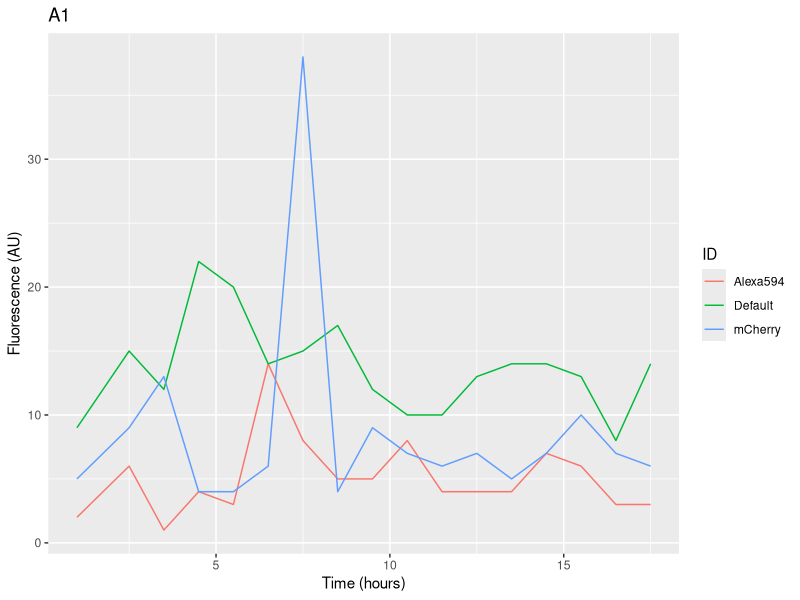
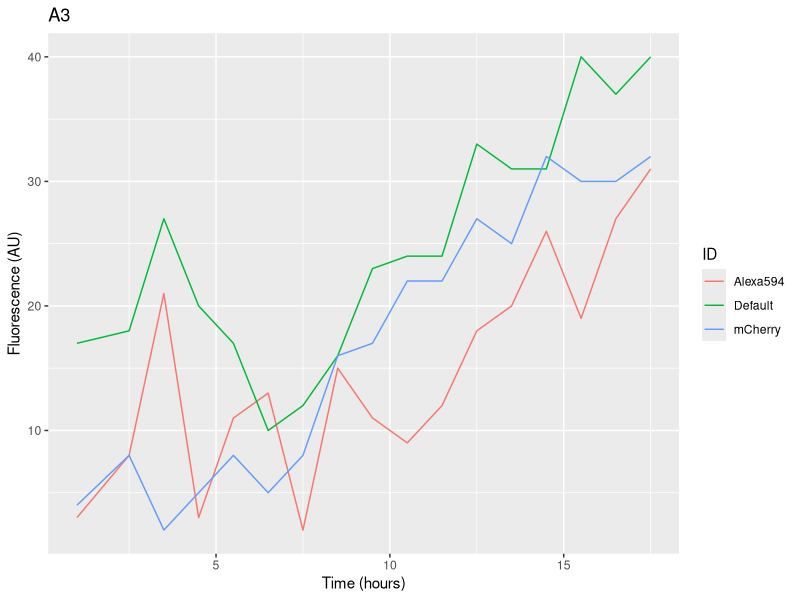
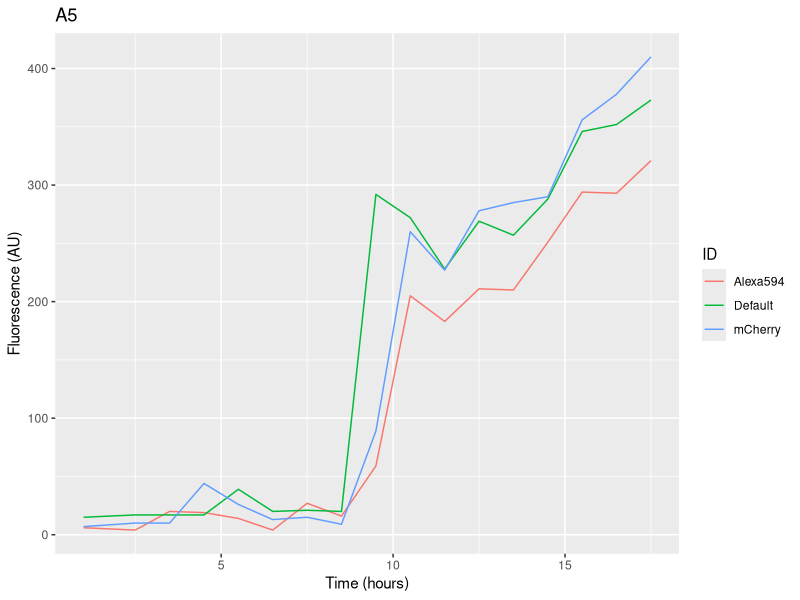
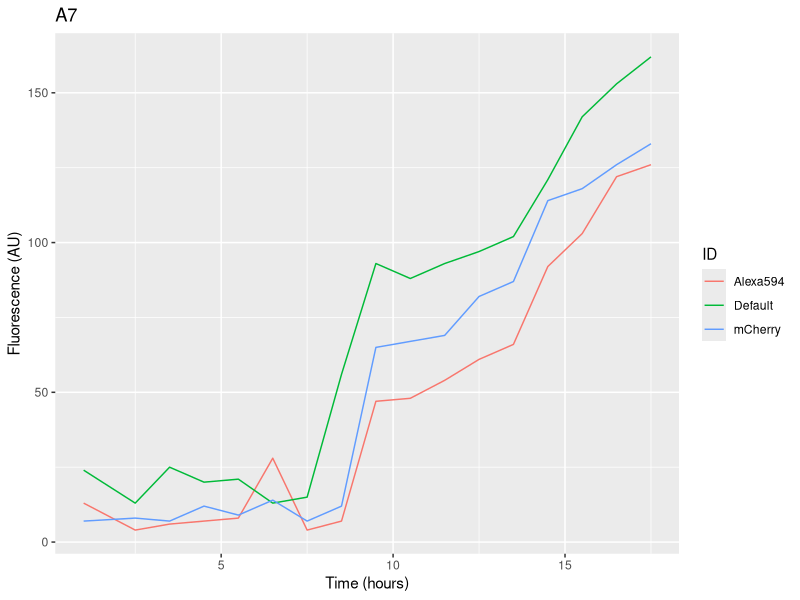
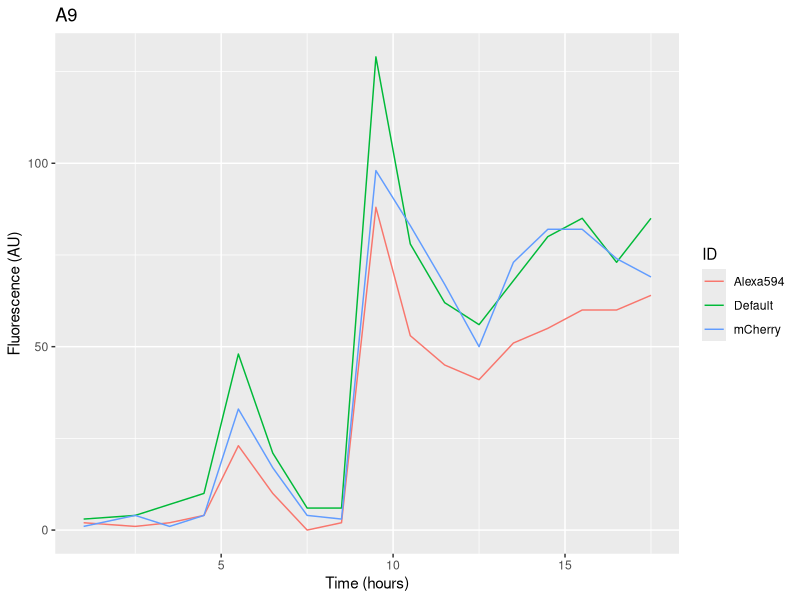
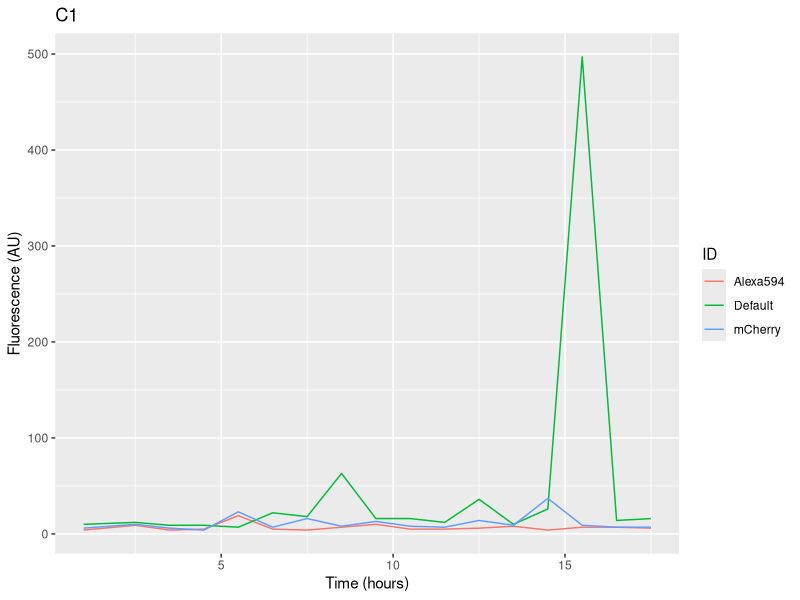
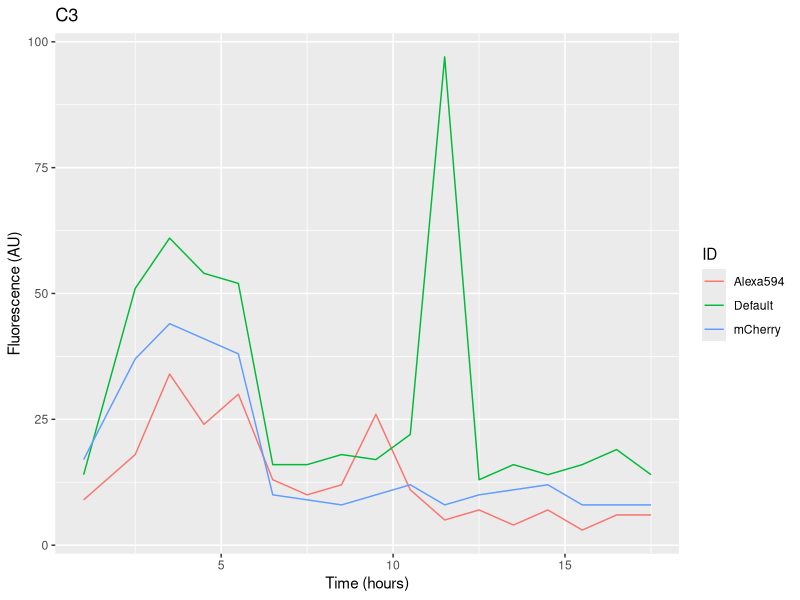
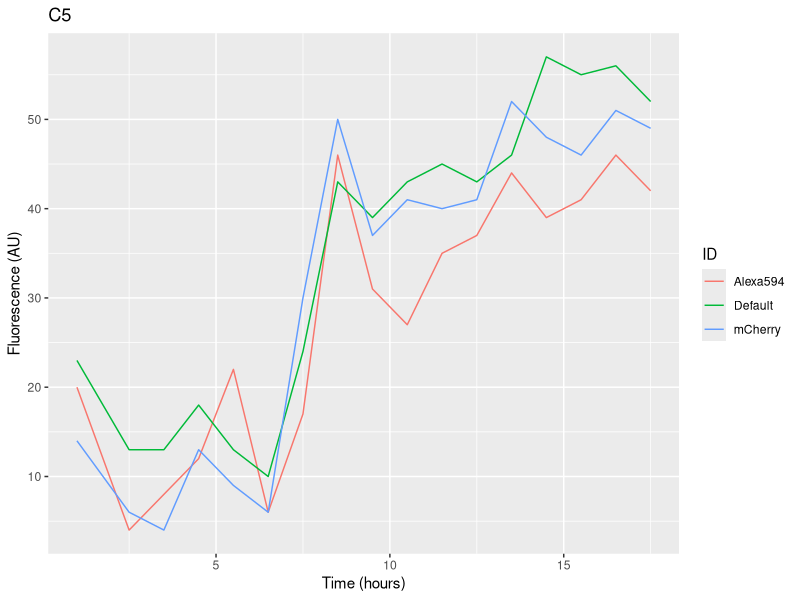

The R script that drew these images, in order:
## ---- chunk 1
knitr::opts_chunk$set(echo = TRUE)
## ---- chunk 2
library(tidyverse)
library(dplyr)
library(readxl)
df <- read_excel('EY39Data.xlsx')


## ---- chunk 3

p <- ggplot(data=df)+ 
  geom_line(aes(Hours, A1, group=ID, colour=ID),
                data = . %>% filter(ID %in% c("Default" , "mCherry", "Alexa594")))
p <- p +labs(title="A1",
        x ="Time (hours)", y = "Fluorescence (AU)")
p
#ggsave("A1.png")

## ---- chunk 4

p <- ggplot(data=df)+ 
  geom_line(aes(Hours, A3, group=ID, colour=ID),
                data = . %>% filter(ID %in% c("Default" , "mCherry", "Alexa594")))
p <- p +labs(title="A3",
        x ="Time (hours)", y = "Fluorescence (AU)")
p
#ggsave("A3.png")


## ---- chunk 5

p <- ggplot(data=df)+ 
  geom_line(aes(Hours, A5, group=ID, colour=ID),
                data = . %>% filter(ID %in% c("Default" , "mCherry", "Alexa594")))
p <- p +labs(title="A5",
        x ="Time (hours)", y = "Fluorescence (AU)")
p
#ggsave("A5.png")

## ---- chunk 6

p <- ggplot(data=df)+ 
  geom_line(aes(Hours, A7, group=ID, colour=ID),
                data = . %>% filter(ID %in% c("Default" , "mCherry", "Alexa594")))
p <- p +labs(title="A7",
        x ="Time (hours)", y = "Fluorescence (AU)")
p
#ggsave("A7.png")


## ---- chunk 7

p <- ggplot(data=df)+ 
  geom_line(aes(Hours, A9, group=ID, colour=ID),
                data = . %>% filter(ID %in% c("Default" , "mCherry", "Alexa594")))
p <- p +labs(title="A9",
        x ="Time (hours)", y = "Fluorescence (AU)")
p
#ggsave("A9.png")


## ---- chunk 8

p <- ggplot(data=df)+ 
  geom_line(aes(Hours, C1, group=ID, colour=ID),
                data = . %>% filter(ID %in% c("Default" , "mCherry", "Alexa594")))
p <- p +labs(title="C1",
        x ="Time (hours)", y = "Fluorescence (AU)")
p
#ggsave("C1.png")


## ---- chunk 9

p <- ggplot(data=df)+ 
  geom_line(aes(Hours, C3, group=ID, colour=ID),
                data = . %>% filter(ID %in% c("Default" , "mCherry", "Alexa594")))
p <- p +labs(title="C3",
        x ="Time (hours)", y = "Fluorescence (AU)")
p
#ggsave("C3.png")
## ---- chunk 10

p <- ggplot(data=df)+ 
  geom_line(aes(Hours, C5, group=ID, colour=ID),
                data = . %>% filter(ID %in% c("Default" , "mCherry", "Alexa594")))
p <- p +labs(title="C5",
        x ="Time (hours)", y = "Fluorescence (AU)")
p
#ggsave("C5.png")

## ---- chunk 11

p <- ggplot(data=df)+ 
  geom_line(aes(Hours, C7, group=ID, colour=ID),
                data = . %>% filter(ID %in% c("Default" , "mCherry", "Alexa594")))
p <- p +labs(title="C7",
        x ="Time (hours)", y = "Fluorescence (AU)")
p
#ggsave("C7.png")
## ---- chunk 12

p <- ggplot(data=df)+ 
  geom_line(aes(Hours, C9, group=ID, colour=ID),
                data = . %>% filter(ID %in% c("Default" , "mCherry", "Alexa594")))
p <- p +labs(title="C9",
        x ="Time (hours)", y = "Fluorescence (AU)")
p
#ggsave("C9.png")
## ---- chunk 13

p <- ggplot(data=df)+ 
  geom_line(aes(Hours, E1, group=ID, colour=ID),
                data = . %>% filter(ID %in% c("Default" , "mCherry", "Alexa594")))
p <- p +labs(title="E1",
        x ="Time (hours)", y = "Fluorescence (AU)")
p
#ggsave("E1.png")

## ---- chunk 14

p <- ggplot(data=df)+ 
  geom_line(aes(Hours, E3, group=ID, colour=ID),
                data = . %>% filter(ID %in% c("Default" , "mCherry", "Alexa594")))
p <- p +labs(title="E3",
        x ="Time (hours)", y = "Fluorescence (AU)")
p
#ggsave("E3.png")


## ---- chunk 15

p <- ggplot(data=df)+ 
  geom_line(aes(Hours, E5, group=ID, colour=ID),
                data = . %>% filter(ID %in% c("Default" , "mCherry", "Alexa594")))
p <- p +labs(title="E5",
        x ="Time (hours)", y = "Fluorescence (AU)")
p
#ggsave("E5.png")


## ---- chunk 16

p <- ggplot(data=df)+ 
  geom_line(aes(Hours, E7, group=ID, colour=ID),
                data = . %>% filter(ID %in% c("Default" , "mCherry", "Alexa594")))
p <- p +labs(title="E7",
        x ="Time (hours)", y = "Fluorescence (AU)")
p
#ggsave("E7.png")

## ---- chunk 17

p <- ggplot(data=df)+ 
  geom_line(aes(Hours, E9, group=ID, colour=ID),
                data = . %>% filter(ID %in% c("Default" , "mCherry", "Alexa594")))
p <- p +labs(title="E9",
        x ="Time (hours)", y = "Fluorescence (AU)")
p
#ggsave("E9.png")

## ---- chunk 18

p <- ggplot(data=df)+ 
  geom_line(aes(Hours, G1, group=ID, colour=ID),
                data = . %>% filter(ID %in% c("Default" , "mCherry", "Alexa594")))
p <- p +labs(title="G1",
        x ="Time (hours)", y = "Fluorescence (AU)")
p
#ggsave("G1.png")

## ---- chunk 19

p <- ggplot(data=df)+ 
  geom_line(aes(Hours, G3, group=ID, colour=ID),
                data = . %>% filter(ID %in% c("Default" , "mCherry", "Alexa594")))
p <- p +labs(title="G3",
        x ="Time (hours)", y = "Fluorescence (AU)")
p
#ggsave("G3.png")


## ---- chunk 20

p <- ggplot(data=df)+ 
  geom_line(aes(Hours, G5, group=ID, colour=ID),
                data = . %>% filter(ID %in% c("Default" , "mCherry", "Alexa594")))
p <- p +labs(title="G5",
        x ="Time (hours)", y = "Fluorescence (AU)")
p
#ggsave("G5.png")

## ---- chunk 21

p <- ggplot(data=df)+ 
  geom_line(aes(Hours, G7, group=ID, colour=ID),
                data = . %>% filter(ID %in% c("Default" , "mCherry", "Alexa594")))
p <- p +labs(title="G7",
        x ="Time (hours)", y = "Fluorescence (AU)")
p
#ggsave("G7.png")

## ---- chunk 22

p <- ggplot(data=df)+ 
  geom_line(aes(Hours, Blank1, group=ID, colour=ID),
                data = . %>% filter(ID %in% c("Default" , "mCherry", "Alexa594")))
p <- p +labs(title="Blank1",
        x ="Time (hours)", y = "Fluorescence (AU)")
p
#ggsave("Blank1.png")

## ---- chunk 23

p <- ggplot(data=df)+ 
  geom_line(aes(Hours, Blank2, group=ID, colour=ID),
                data = . %>% filter(ID %in% c("Default" , "mCherry", "Alexa594")))
p <- p +labs(title="Blank2",
        x ="Time (hours)", y = "Fluorescence (AU)")
p
#ggsave("Blank2.png")
## ---- chunk 24

p <- ggplot(data=df)+ 
  geom_line(aes(Hours, Blank3, group=ID, colour=ID),
                data = . %>% filter(ID %in% c("Default" , "mCherry", "Alexa594")))
p <- p +labs(title="Blank3",
        x ="Time (hours)", y = "Fluorescence (AU)")
p
#ggsave("Blank3.png")

